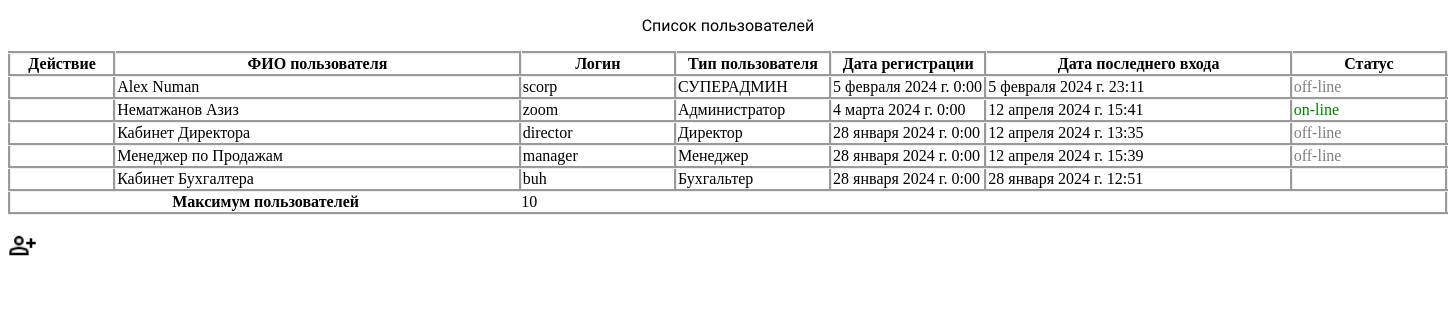
/users_list/, run on an earlier commit of the app's database.
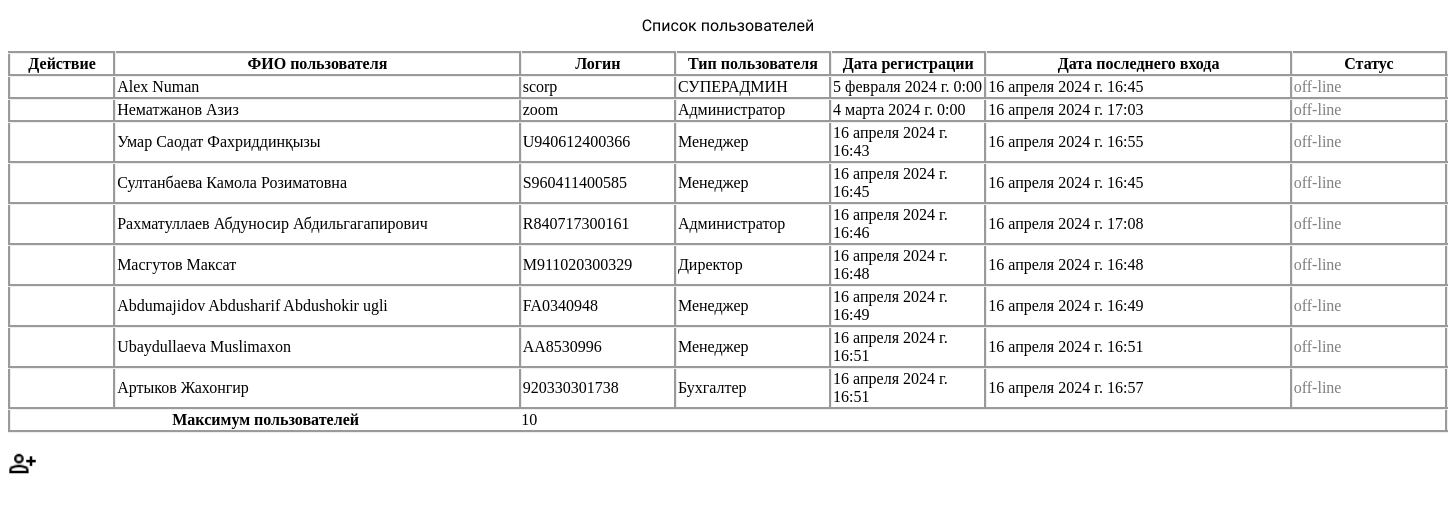
And on a later commit of the database.
### firstapp/models.py (models this page shows)
class Users(models.Model):  #Класс для создания нового пользователья
    user_name = models.CharField(max_length=50)                            # ФИО нового пользователья
    user_birth = models.DateField(auto_now=False)                          # Дата рождения
    user_adress = models.CharField(max_length=50)                          # Адрес
    user_email = models.EmailField()                                       # Эл.почта
    user_tel = models.CharField(max_length=10)                             # Сотовый телефон
    user_login = models.CharField(max_length=50)                           # Логин
    user_pass = models.CharField(max_length=50)                            # Пароль
    user_type = models.CharField(max_length=50)                            # Тип пользователя
    user_regist_date = models.DateTimeField()                              # Дата регистрации
    user_login_date = models.DateTimeField()                               # Дата последнего входа
    user_status = models.CharField(max_length=10, default='off-line')      # Статус пользователя

### firstapp/views.py (the view)
# urls.py: path('users_list/', views.users_list),
def users_list(request):
    people = Users.objects.values()
    return render(request, 'users_list.html', context={'db_data': people})

### firstapp/templates/users_list.html (shortened to what this page needs)
<!DOCTYPE html>
{% load static %}
<html lang="en">
<head>
    <link rel="stylesheet" type="text/css" href="{% static 'css/users_list.css' %}">
    <link rel="stylesheet" type="text/css" href="{% static 'css/settings.css' %}">
</head>
<body>
<div>
    <table class="table">
         <caption>
             Список пользователей
         </caption>
        <thead>
        <tr>
            <th style="width: 100px;" class="users_table">Действие</th>
            <th style="width: 400px;" class="users_table"> ФИО пользователя</th>
            <th style="width: 150px;" class="users_table">Логин</th>
            <th style="width: 150px;" class="users_table">Тип пользователя</th>
            <th style="width: 150px;" class="users_table">Дата регистрации</th>
            <th style="width: 300px;" class="users_table">Дата последнего входа</th>
            <th style="width: 150px;" class="users_table">Статус</th>
        </tr>
        </thead>
        <tbody id="users_table">
        {% for i in db_data %}
        <tr>
            <td class="users_table"></td>
            <td class="users_table"> {{i.user_name}}</td>
            <td class="users_table">{{i.user_login}}</td>
            <td class="users_table">{{i.user_type}}</td>
            <td class="users_table">{{i.user_regist_date}}</td>
            <td class="users_table">{{i.user_login_date}}</td>
            <td class="users_table">{{i.user_status}}</td>
            {% endfor %}
        </tbody>
        <tfoot>
    <tr>
      <th scope="row" colspan="2">Максимум пользователей</th>
      <td colspan="2">10</td>
    </tr>
  </tfoot>
    </table>
    <span data-tooltip='Добавить пользователя' class ='tooltip'> <img style="width: 2%; height: 2%;" src="{% static 'img/person_add.png' %}" class="add_person" id="add_new_user"> </span>
</div>
</body>
</html>

### static/css/users_list.css (style rules this page uses)
.table { table-layout: fixed; width: 100%; border-collapse: collapse; border: 3px groove; cursor: default; }
.users_table { border: groove 3px; }
caption { font-size: 14pt; }
caption { font-size: 12pt; font-family: 'Unbounded', sans-serif; }
.table th:first-child, .table td:first-child { justify-content: center; align-items: center; text-align: center; }

### static/css/settings.css (style rules this page uses)
.tooltip::after { background: rgba(0, 0, 0, 0.8); border-radius: 8px 8px 8px 0px; box-shadow: 1px 1px 10px rgba(0, 0, 0, 0.5); color: #FFF; content: attr(data-tooltip); margin-top: -24px; opacity: 0; padding: 3px 7px; position: absolute; visibility: hidden; transition: all 0.4s ease-in-out; }

What changed in the data, as far as the page shows it:
removed Users: user_name "Кабинет Директора", user_login "director", user_type "Директор", user_regist_date "28 января 2024 г. 0:00", user_login_date "12 апреля 2024 г. 13:35", user_status "off-line"
removed Users: user_name "Менеджер по Продажам", user_login "manager", user_type "Менеджер", user_regist_date "28 января 2024 г. 0:00", user_login_date "12 апреля 2024 г. 15:39", user_status "off-line"
removed Users: user_name "Кабинет Бухгалтера", user_login "buh", user_type "Бухгальтер", user_regist_date "28 января 2024 г. 0:00", user_login_date "28 января 2024 г. 12:51"
changed Users "Alex Numan": user_login_date "5 февраля 2024 г. 23:11" → "16 апреля 2024 г. 16:45"
changed Users "Нематжанов Азиз": user_login_date "12 апреля 2024 г. 15:41" → "16 апреля 2024 г. 17:03"; user_status "on-line" → "off-line"
added Users: user_name "Умар Саодат Фахриддинқызы", user_login "U940612400366", user_type "Менеджер", user_regist_date "16 апреля 2024 г. 16:43", user_login_date "16 апреля 2024 г. 16:55", user_status "off-line"
added Users: user_name "Султанбаева Камола Розиматовна", user_login "S960411400585", user_type "Менеджер", user_regist_date "16 апреля 2024 г. 16:45", user_login_date "16 апреля 2024 г. 16:45", user_status "off-line"
added Users: user_name "Рахматуллаев Абдуносир Абдильгагапирович", user_login "R840717300161", user_type "Администратор", user_regist_date "16 апреля 2024 г. 16:46", user_login_date "16 апреля 2024 г. 17:08", user_status "off-line"
added Users: user_name "Масгутов Максат", user_login "M911020300329", user_type "Директор", user_regist_date "16 апреля 2024 г. 16:48", user_login_date "16 апреля 2024 г. 16:48", user_status "off-line"
added Users: user_name "Abdumajidov Abdusharif Abdushokir ugli", user_login "FA0340948", user_type "Менеджер", user_regist_date "16 апреля 2024 г. 16:49", user_login_date "16 апреля 2024 г. 16:49", user_status "off-line"
added Users: user_name "Ubaydullaeva Muslimaxon", user_login "AA8530996", user_type "Менеджер", user_regist_date "16 апреля 2024 г. 16:51", user_login_date "16 апреля 2024 г. 16:51", user_status "off-line"
added Users: user_name "Артыков Жахонгир", user_login "920330301738", user_type "Бухгалтер", user_regist_date "16 апреля 2024 г. 16:51", user_login_date "16 апреля 2024 г. 16:57", user_status "off-line"
